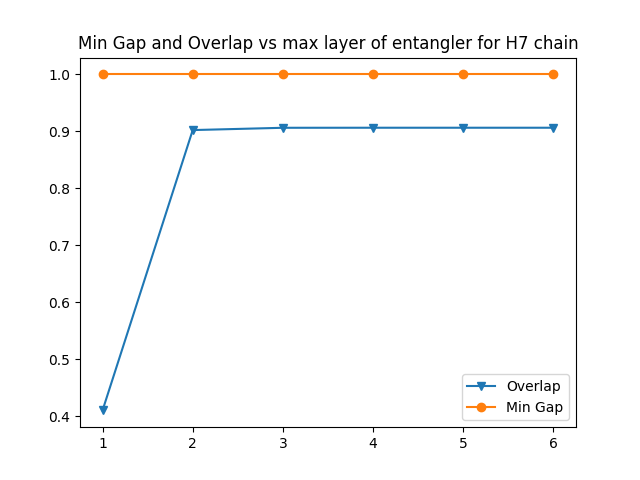

The script that saved this image:
import numpy as np
from pyscf import gto, scf
from openfermionpyscf import run_pyscf,generate_molecular_hamiltonian
from openfermion.linalg import get_sparse_operator
from openfermion import MolecularData, general_basis_change
from scipy.sparse import csc_matrix
from scipy.sparse.linalg import eigsh
from quimb.tensor import MatrixProductState
from mps_prep import *
from ez_adiabatic import *
import numpy as np


spacing = 5
geometry = [['H', (i*spacing, 0.0, 0.0)] for i in range(7)]
charge=1
basis='sto3g'
multiplicity=1
molecule = MolecularData(
    geometry = geometry,
    charge = charge,
    basis = basis,
    multiplicity = multiplicity,
)

# geometry = [['H', (i*spacing, 0.0, 0.0)] for i in range(8)]
# charge=0
# basis='sto3g'
# multiplicity=1
# molecule = MolecularData(
#     geometry = geometry,
#     charge = charge,
#     basis = basis,
#     multiplicity = multiplicity,
# )
molecule = run_pyscf(molecule)
H = generate_molecular_hamiltonian(molecule.geometry, molecule.basis, multiplicity=molecule.multiplicity, charge=molecule.charge)
H_sparse = get_sparse_operator(H, n_qubits=molecule.n_qubits)
eigenvalues, eigenvectors = eigsh(H_sparse, k=5, which='SA')

gs = eigenvectors[:, 0]
gs_e = eigenvalues[0]



s_array = np.linspace(0,1,8)
min_diff_list = []
overlap_list = []
e_diff_list = []
mps = MatrixProductState.from_dense(gs)
mps.show()
max_bond = mps.max_bond()
max_bond_list = np.round(np.linspace(2, max_bond, 6)).astype(int).tolist()
gap_dict = {}
for mb in max_bond_list:
    mps = MatrixProductState.from_dense(gs)
    n_qubits = int(np.log2(len(gs)))
    
    state = mps.compress(max_bond=mb, cutoff=1e-10, method='svd')
    state = state.to_dense().flatten()
    householder = dummy_state_prep(state)
    H_z = sum_of_z(n_qubits)
    H_conj = householder.conj().T@H_z@householder
    overlap = np.linalg.norm(np.dot(gs,state))
    print("Overlap between Truncated State and True Ground State is ",overlap)
    overlap_list.append(overlap)
    eigenvalues_conj, eigenvectors_conj = np.linalge.eigh(H_conj)
    diff_array = []
    for s in s_array:
        H_s = (1-s)*H_conj/(eigenvalues_conj[1]-eigenvalues_conj[0]) + s*H_sparse/(eigenvalues[1]-eigenvalues[0])
        eigenvalues_s, eigenvectors_s = eigsh(H_s, k=5, which='SA')
        diff = eigenvalues_s[1] - eigenvalues_s[0]
        diff_array.append(diff)
    gap_dict[i] = diff_array
    min_diff_list.append(min(diff_array))


import matplotlib.pyplot as plt
x = np.linspace(1,len(max_bond_list),len(max_bond_list))
plt.plot(x,overlap_list,marker = 'v', label = 'Overlap')
plt.plot(x,min_diff_list,marker = 'o', label = 'Min Gap')
plt.title('Min Gap and Overlap vs max layer of entangler for H7 chain')
plt.legend()

plt.savefig("h7.png")  